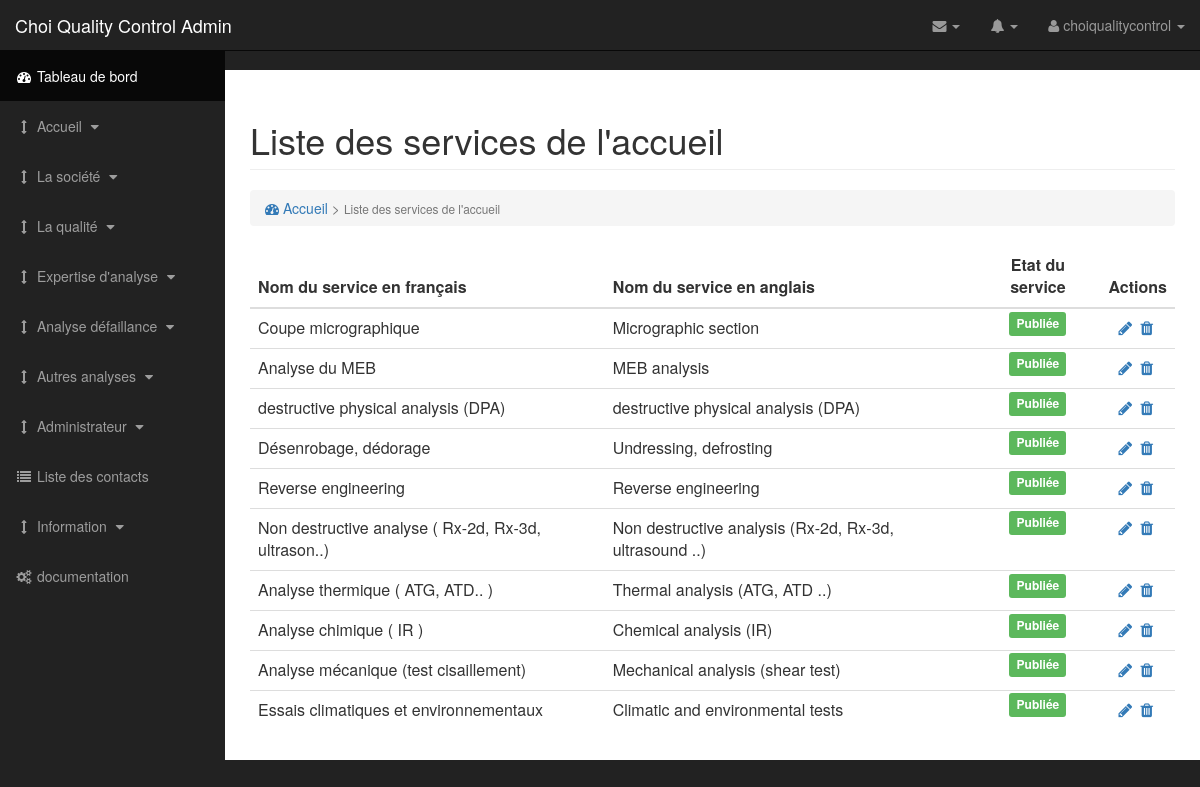
Page /admin/list-accueil.php (signed in) on the committed database.
### tables this page shows
CREATE TABLE IF NOT EXISTS `contenuaccueil` (
  `contenuAccueil_id` int(11) NOT NULL AUTO_INCREMENT,
  `contenuAccueil_nom` varchar(50) NOT NULL DEFAULT 'accueil',
  `contenuAccueil_titre` text NOT NULL,
  `contenuAccueil_titrean` text,
  `contenuAccueil_date` datetime DEFAULT NULL,
  `contenuAccueil_active` tinyint(1) NOT NULL DEFAULT '0',
  PRIMARY KEY (`contenuAccueil_id`)
);

### admin/process/t-list-accueil.php (called while the page is built, shortened)
<?php
	require('config.php');
    $prestations = $db->prepare('SELECT * FROM contenuaccueil ORDER BY contenuAccueil_active DESC');
    $prestations->execute();
 ?>

### admin/list-accueil.php (the view, shortened to what this page needs)
<?php
    require('process/t-list-accueil.php');
?>
<!DOCTYPE html>
<html lang="fr">
<head>
</head>
<body>
    <div id="wrapper">
        <nav class="navbar navbar-inverse navbar-fixed-top" role="navigation">
        </nav>
        <div id="page-wrapper">
            <div class="container-fluid">
                <div class="row">
                    <div class="col-lg-12">
                        <h1 class="page-header">
                            Liste des services de l'accueil
                        </h1>
                        <ol class="breadcrumb">
                            <li class="active">
                                <a href="\choiqualitycontrol\admin\index.php"><i class="fa fa-dashboard"></i> Accueil</a> > <small>Liste des services de l'accueil</small>
                            </li>
                        </ol>
                    </div>
                </div>
                <div class="row">
                    <div class="col-lg-12">
                        <table class="table striped-table">
                            <thead>
                                <tr>
                                    <th>Nom du service en français</th>
                                     <th>Nom du service en anglais</th>
                                    <th class="text-center">Etat du service</th>
                                    <th class="text-center">Actions</th>
                                </tr>
                            </thead>
                            <tbody>
                                <?php while ($prest = $prestations->fetch()) { ?>
                                    <tr>
                                        <td><?= $prest['contenuAccueil_titre']?></td>
                                        <td><?= $prest['contenuAccueil_titrean']?></td>
                                        <td class="text-center">
                                            <?php
                                                if($prest['contenuAccueil_active'] == 1){
                                                    echo '<span class="label label-success">Publiée</span>';
                                                }
                                                else{
                                                    echo '<span class="label label-warning">Non publiée</span>';
                                                }
                                            ?>
                                        </td>
                                        <td class="text-center">
                                            <span>
                                                <a role="button" title="Modifier le service" href="\choiqualitycontrol\admin\edit-accueil.php?nom=<?= $prest['contenuAccueil_nom'];?>&id=<?= $prest['contenuAccueil_id']?>"
                                                   class="edit fa fa-pencil" id="edit-<?= $prest['contenuAccueil_id']?>"></a>
                                            </span>
                                            <span>
                                                <?php if ($prest['contenuAccueil_active'] == 1) {?>
                                                <a role="button" title="Désactier la prestation" href="\choiqualitycontrol\admin\list-accueil.php?act=disable&nom=<?= $prest['contenuAccueil_nom'];?>&id=<?= $prest['contenuAccueil_id']?>"
                                                   class="del fa fa-fw fa-trash" id="del-<?= $prest['contenuAccueil_id']?>"></a>
                                                <?php }else {?>
                                                <a role="button" title="Actier la prestation" href="\choiqualitycontrol\admin\list-accueil.php?act=enable&nom=<?= $prest['contenuAccueil_nom'];?>&id=<?= $prest['contenuAccueil_id']?>"
                                                   class="del fa fa-fw fa-level-up" id="del-<?= $prest['contenuAccueil_id']?>"></a>
                                                <?php }?>
                                            </span>
                                        </td>
                                    </tr>
                                <?php } ?>
                            </tbody>
                        </table>
                    </div>
                </div>
            </div>
        </div>
    </div>
</body>
</html>

### assets/css/sb-admin.css (style rules this page uses)
body { margin-top: 100px; background-color: #222; }
@media (min-width:768px) { body { margin-top: 50px; } }
#wrapper { padding-left: 0; }
#page-wrapper { width: 100%; padding: 0; background-color: #fff; }
@media (min-width:768px) { #wrapper { padding-left: 225px; } }
@media (min-width:768px) { #page-wrapper { padding: 10px; } }
.top-nav { padding: 0 15px; }
.top-nav>li { display: inline-block; float: left; }
.top-nav>li>a { padding-top: 15px; padding-bottom: 15px; line-height: 20px; color: #999; }
@media (min-width:768px) { .side-nav { position: fixed; top: 51px; left: 225px; width: 225px; margin-left: -225px; border: none; border-radius: 0; overflow-y: auto; background-color: #222; bottom: 0; overflow-x: hidden; padding-bottom: 40px; } }
@media (min-width:768px) { .side-nav>li>a { width: 225px; } }

### assets/css/style-admin.css (style rules this page uses)
.text-center { text-align: center; }

### rows in the picture
contenuaccueil: contenuAccueil_titre "Coupe micrographique", contenuAccueil_titrean "Micrographic section", contenuAccueil_active "Publiée"
contenuaccueil: contenuAccueil_titre "Analyse du MEB", contenuAccueil_titrean "MEB analysis", contenuAccueil_active "Publiée"
contenuaccueil: contenuAccueil_titre "destructive physical analysis (DPA)", contenuAccueil_titrean "destructive physical analysis (DPA)", contenuAccueil_active "Publiée"
contenuaccueil: contenuAccueil_titre "Désenrobage, dédorage", contenuAccueil_titrean "Undressing, defrosting", contenuAccueil_active "Publiée"
contenuaccueil: contenuAccueil_titre "Reverse engineering", contenuAccueil_titrean "Reverse engineering", contenuAccueil_active "Publiée"
contenuaccueil: contenuAccueil_titre "Non destructive analyse ( Rx-2d, Rx-3d, ultrason..)", contenuAccueil_titrean "Non destructive analysis (Rx-2d, Rx-3d, ultrasound ..)", contenuAccueil_active "Publiée"
contenuaccueil: contenuAccueil_titre "Analyse thermique ( ATG, ATD.. )", contenuAccueil_titrean "Thermal analysis (ATG, ATD ..)", contenuAccueil_active "Publiée"
contenuaccueil: contenuAccueil_titre "Analyse chimique ( IR )", contenuAccueil_titrean "Chemical analysis (IR)", contenuAccueil_active "Publiée"
contenuaccueil: contenuAccueil_titre "Analyse mécanique (test cisaillement)", contenuAccueil_titrean "Mechanical analysis (shear test)", contenuAccueil_active "Publiée"
contenuaccueil: contenuAccueil_titre "Essais climatiques et environnementaux", contenuAccueil_titrean "Climatic and environmental tests", contenuAccueil_active "Publiée"
